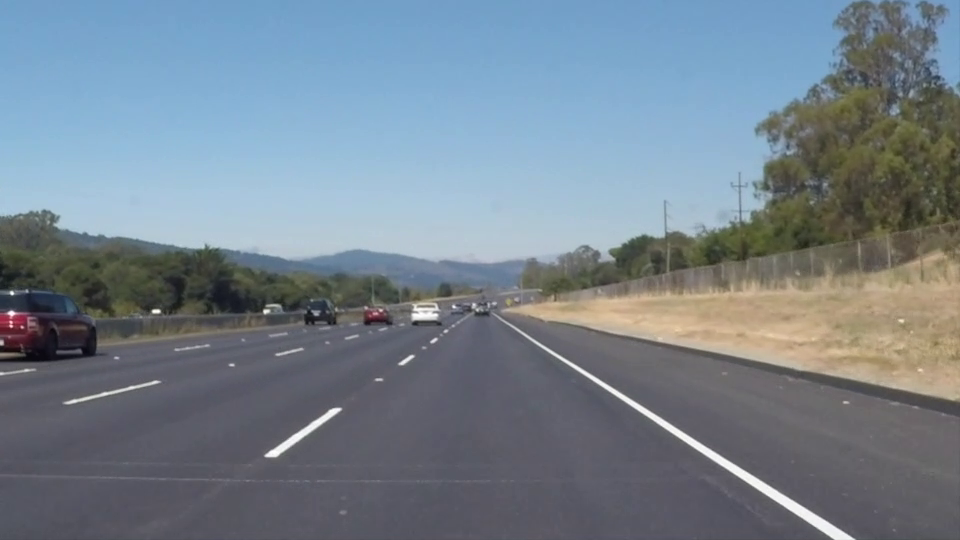
#> input picture frame 22 of Ex1/dados/direcao_udacity.mp4, 960 x 540 px
$ python ex1_itemB.py
#> lines starting #> are read from the running program, lines starting #| are printed output that depends on the picture

from pathlib import Path
import cv2
import time
import numpy as np

# Caminhos
RAIZ = Path(__file__).resolve().parent
CAMINHO_VIDEO = RAIZ / "dados" / "direcao_udacity.mp4"
PASTA_SAIDA = RAIZ / "saida"
PASTA_SAIDA.mkdir(parents=True, exist_ok=True)

# Abrir o video
video = cv2.VideoCapture(str(CAMINHO_VIDEO))

if not video.isOpened():
    raise FileNotFoundError(
        f"Nao foi possivel abrir: {CAMINHO_VIDEO}"
    )

tempos_ms = []
numero_frame = 0

# Processamento frame a frame
while True:
    sucesso, frame = video.read()
#> frame is the input picture: shape (540, 960, 3); mean B, G, R 141.9, 130.7, 117.7

    if not sucesso:
        break

    inicio = time.perf_counter()

    # 1. Redimensionar para 640x480
    frame = cv2.resize(frame, (640, 480))
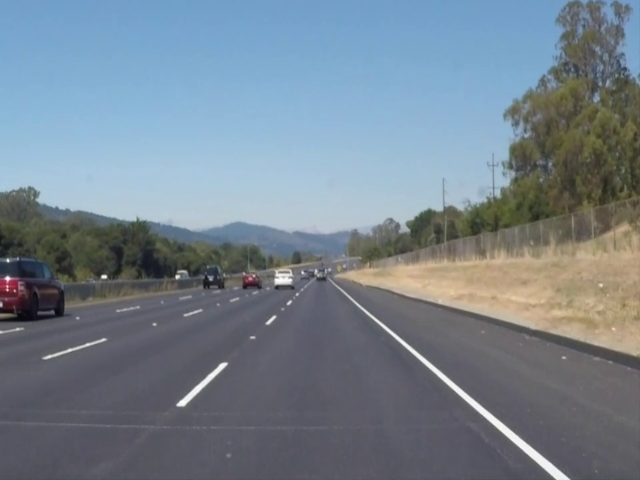
#> frame: shape (480, 640, 3); mean B, G, R 141.9, 130.6, 117.6

    # 2. Converter para HSV
    hsv = cv2.cvtColor(frame, cv2.COLOR_BGR2HSV)
#> hsv: shape (480, 640, 3); mean H, S, V 94.9, 54.6, 147.7

    # 3. Extrair o canal V (luminosidade)
    canal_v = hsv[:, :, 2]
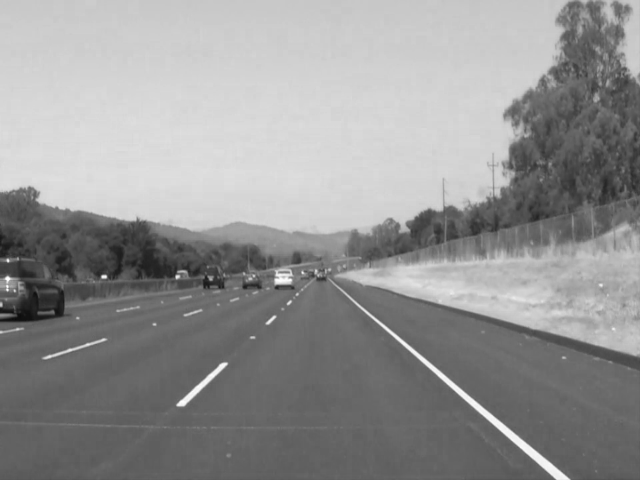
#> canal_v: shape (480, 640); min 10, max 255, mean 147.7

    # 4. Aplicar filtro bilateral
    filtrado = cv2.bilateralFilter(
        canal_v,
        d=5,
        sigmaColor=50,
        sigmaSpace=50
    )

    fim = time.perf_counter()

    # Calcular tempo e FPS de processamento
    tempo_ms = (fim - inicio) * 1000
    fps = 1000 / tempo_ms if tempo_ms > 0 else 0

    tempos_ms.append(tempo_ms)
    numero_frame += 1

    print(
        f"Frame {numero_frame}: "
        f"{tempo_ms:.2f} ms | "
        f"{fps:.2f} FPS"
    )

    # Mostrar original e processado lado a lado
    filtrado_bgr = cv2.cvtColor(
        filtrado, cv2.COLOR_GRAY2BGR
    )

    comparacao = np.hstack((frame, filtrado_bgr))
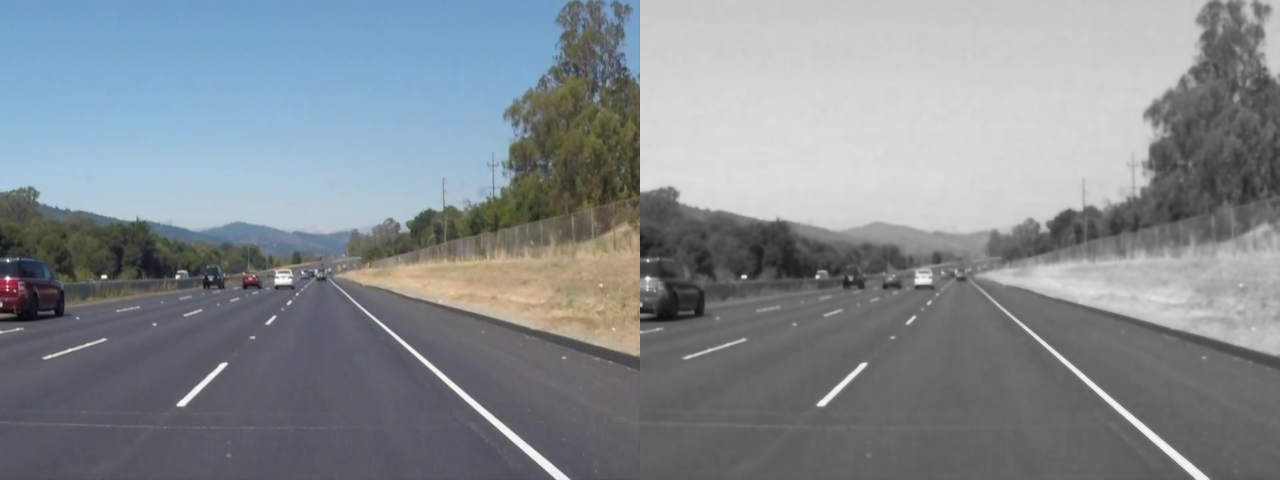
#> comparacao: shape (480, 1280, 3); mean B, G, R 144.5, 138.9, 132.4

    cv2.putText(
        comparacao,
        "Original",
        (15, 30),
        cv2.FONT_HERSHEY_SIMPLEX,
        0.8,
        (255, 255, 255),
        2
    )

    cv2.putText(
        comparacao,
        "Canal V + Bilateral",
        (655, 30),
        cv2.FONT_HERSHEY_SIMPLEX,
        0.8,
        (255, 255, 255),
        2
    )
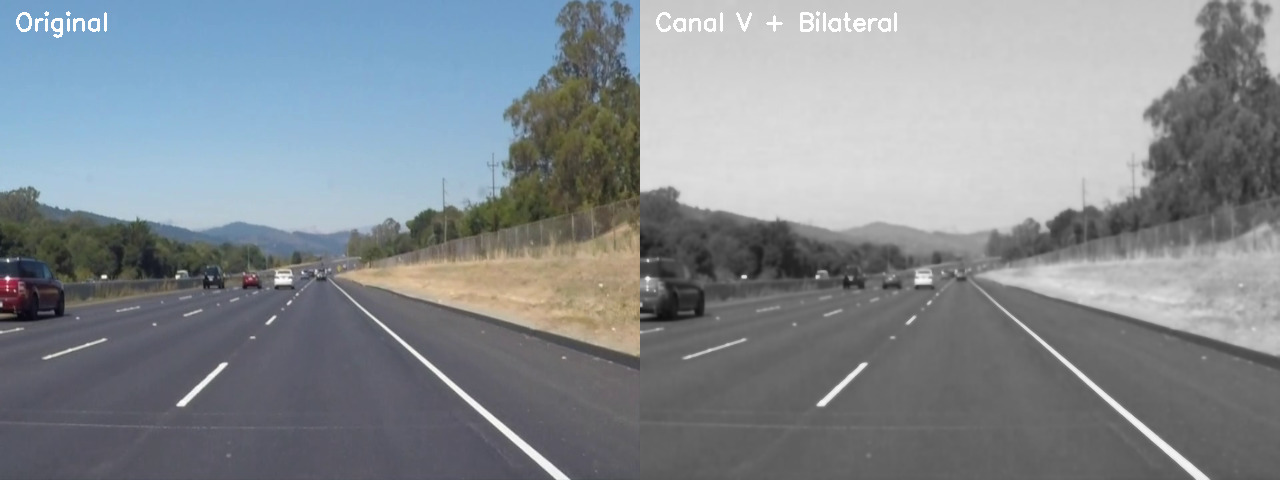
#> comparacao: shape (480, 1280, 3); mean B, G, R 144.7, 139.1, 132.7

    cv2.imshow("Pipeline de camera embarcada", comparacao)

    # Pressione Q para encerrar
    if cv2.waitKey(1) & 0xFF == ord("q"):
#> (key q is pressed here)
        break

video.release()
cv2.destroyAllWindows()

# Resultados finais
if tempos_ms:
    tempo_medio = np.mean(tempos_ms)
    fps_medio = 1000 / tempo_medio

    print("\n=== RESULTADOS FINAIS ===")
    print(f"Frames processados: {numero_frame}")
    print(f"Tempo medio: {tempo_medio:.2f} ms")
    print(f"FPS medio de processamento: {fps_medio:.2f}")

    if fps_medio >= 30:
        print("Pipeline atende ao prazo de 30 FPS.")
    else:
        print("Pipeline nao atende ao prazo de 30 FPS.")

$ run again, starting later in the video
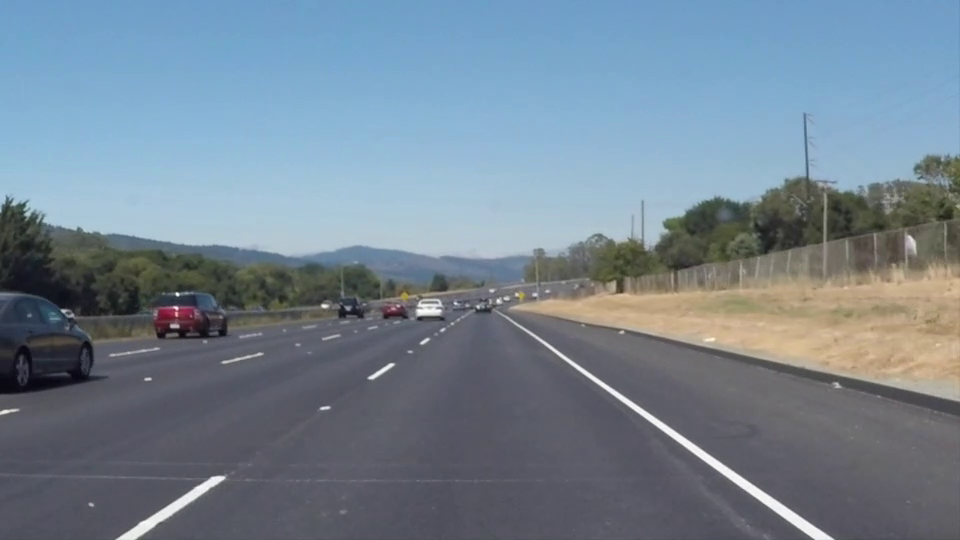
#> input picture frame 99 of Ex1/dados/direcao_udacity.mp4, 960 x 540 px
#> frame is the input picture: shape (540, 960, 3); mean B, G, R 146, 132.3, 116.7
#> frame: shape (480, 640, 3)
#> hsv: shape (480, 640, 3); mean H, S, V 97.6, 57, 150.5
#> `canal_v = hsv[:, :, 2]`:
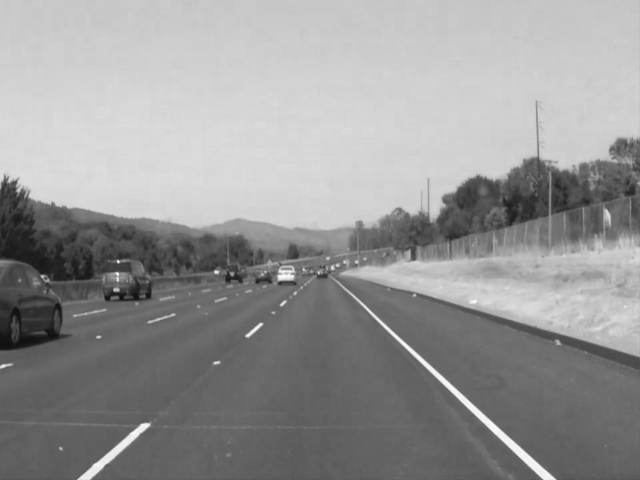
#> canal_v: shape (480, 640); min 15, max 255, mean 150.5
#> `cv2.putText( comparacao, "Canal V + Bilateral", (655, 30), cv2.FONT_HE..`:
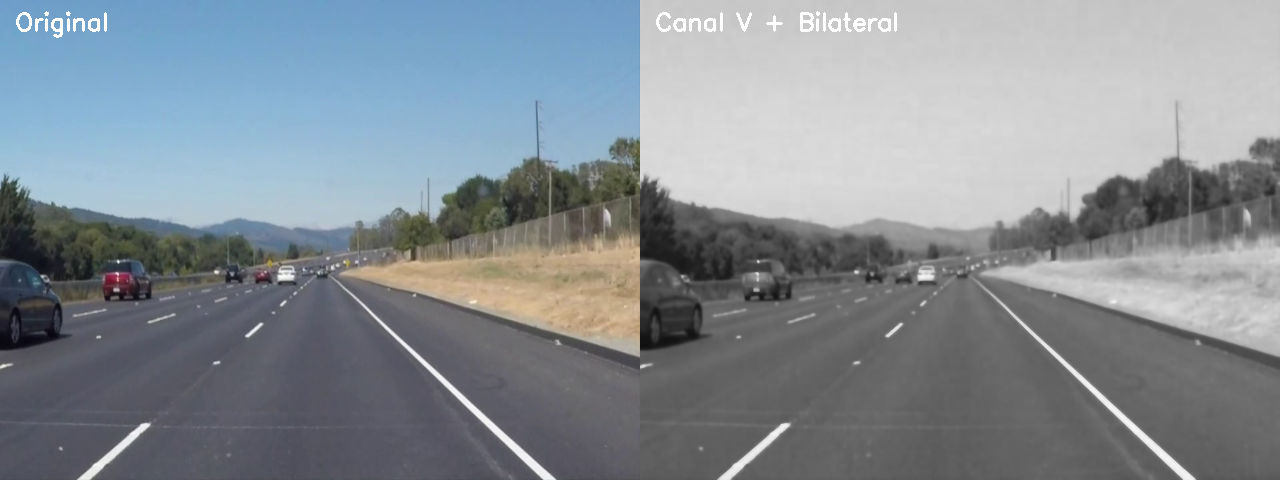
#> comparacao: shape (480, 1280, 3); mean B, G, R 148.2, 141.4, 133.7

$ run again, starting later in the video
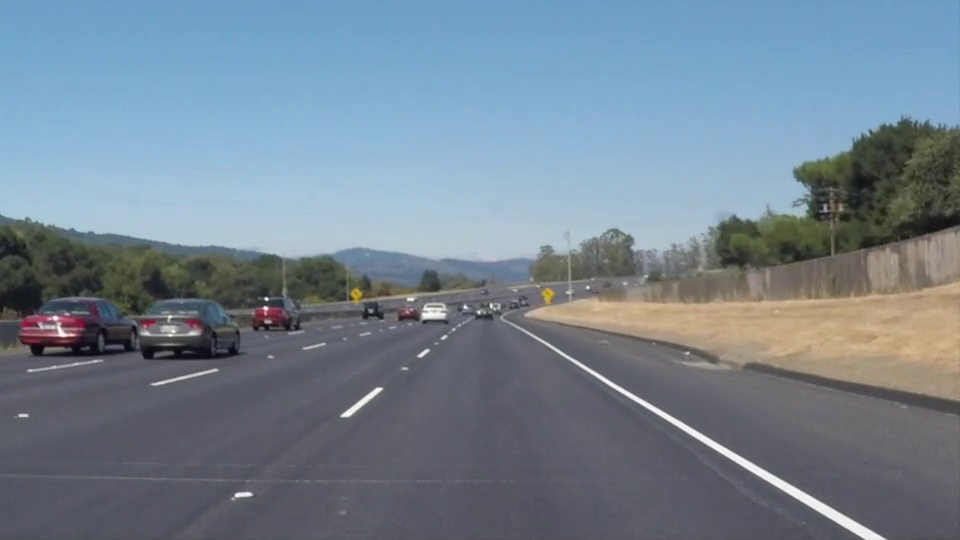
#> input picture frame 176 of Ex1/dados/direcao_udacity.mp4, 960 x 540 px
#> frame is the input picture: shape (540, 960, 3); mean B, G, R 145.2, 131.6, 116.5
#> frame: shape (480, 640, 3)
#> hsv: shape (480, 640, 3); mean H, S, V 97.1, 56.8, 150
#> `canal_v = hsv[:, :, 2]`:
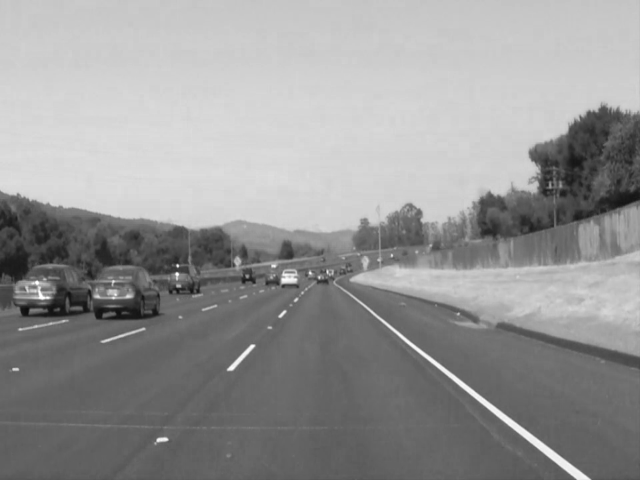
#> canal_v: shape (480, 640); min 11, max 255, mean 150
#> `cv2.putText( comparacao, "Canal V + Bilateral", (655, 30), cv2.FONT_HE..`:
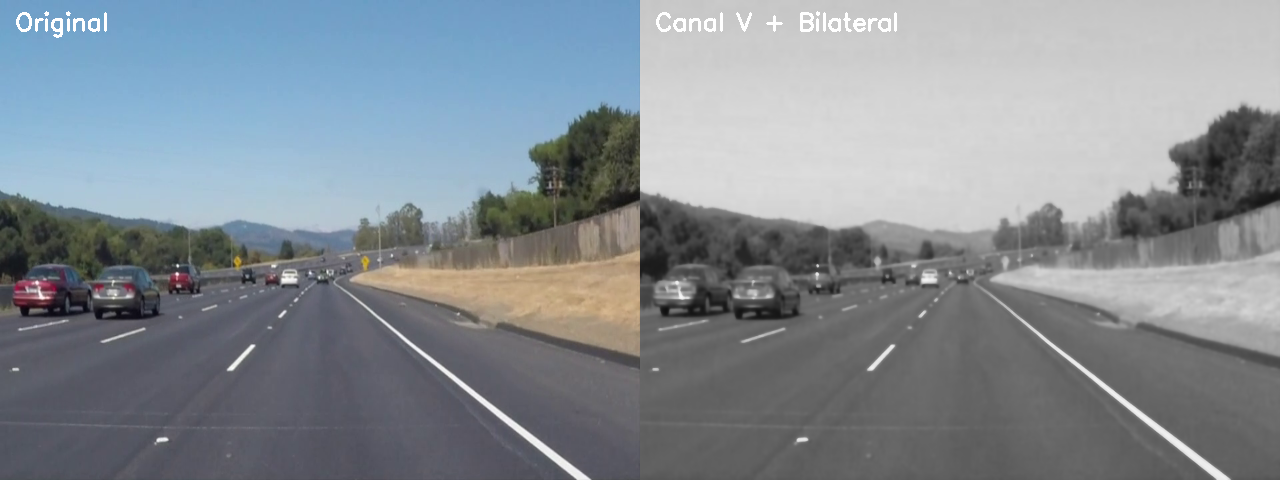
#> comparacao: shape (480, 1280, 3); mean B, G, R 147.5, 140.8, 133.3
